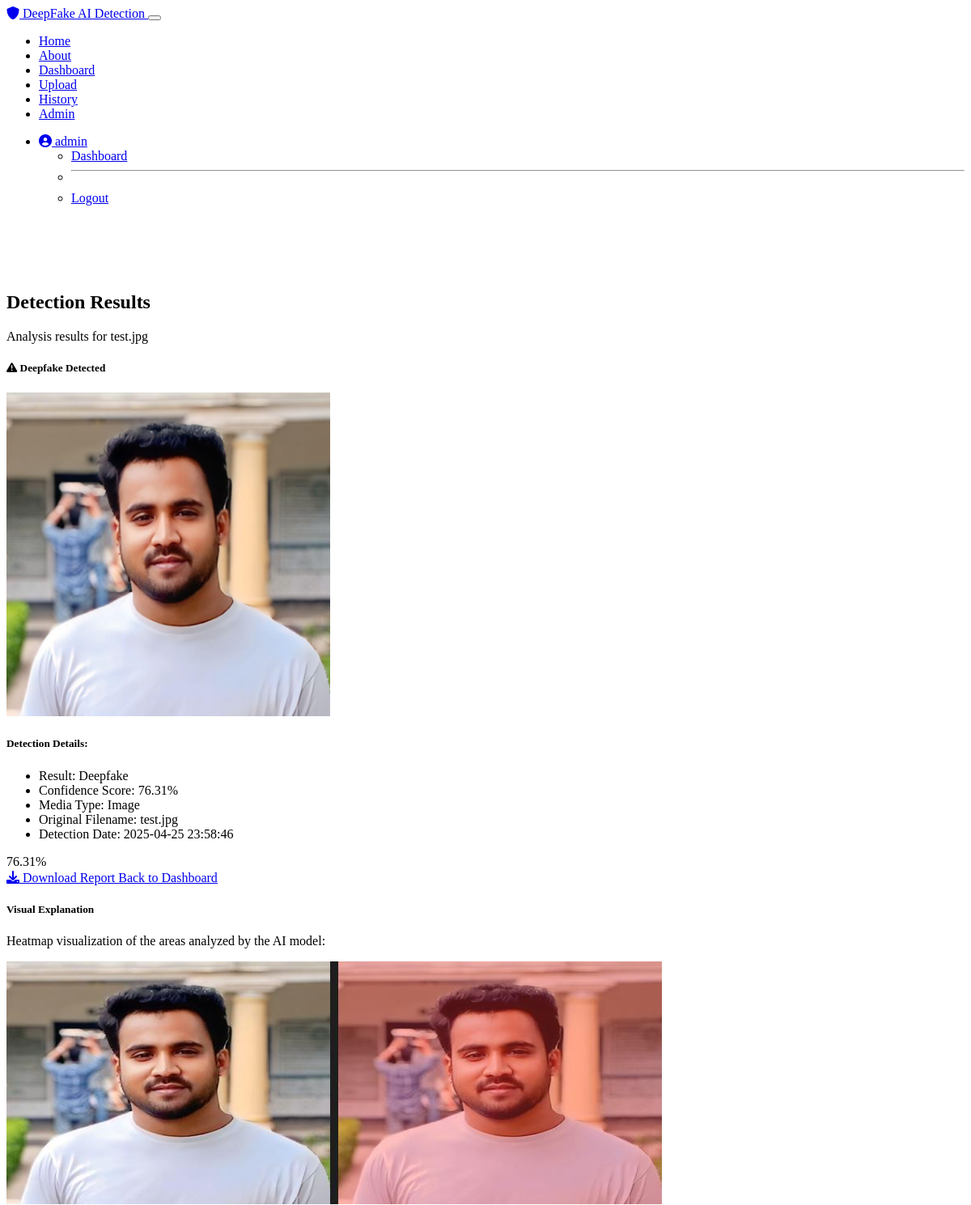
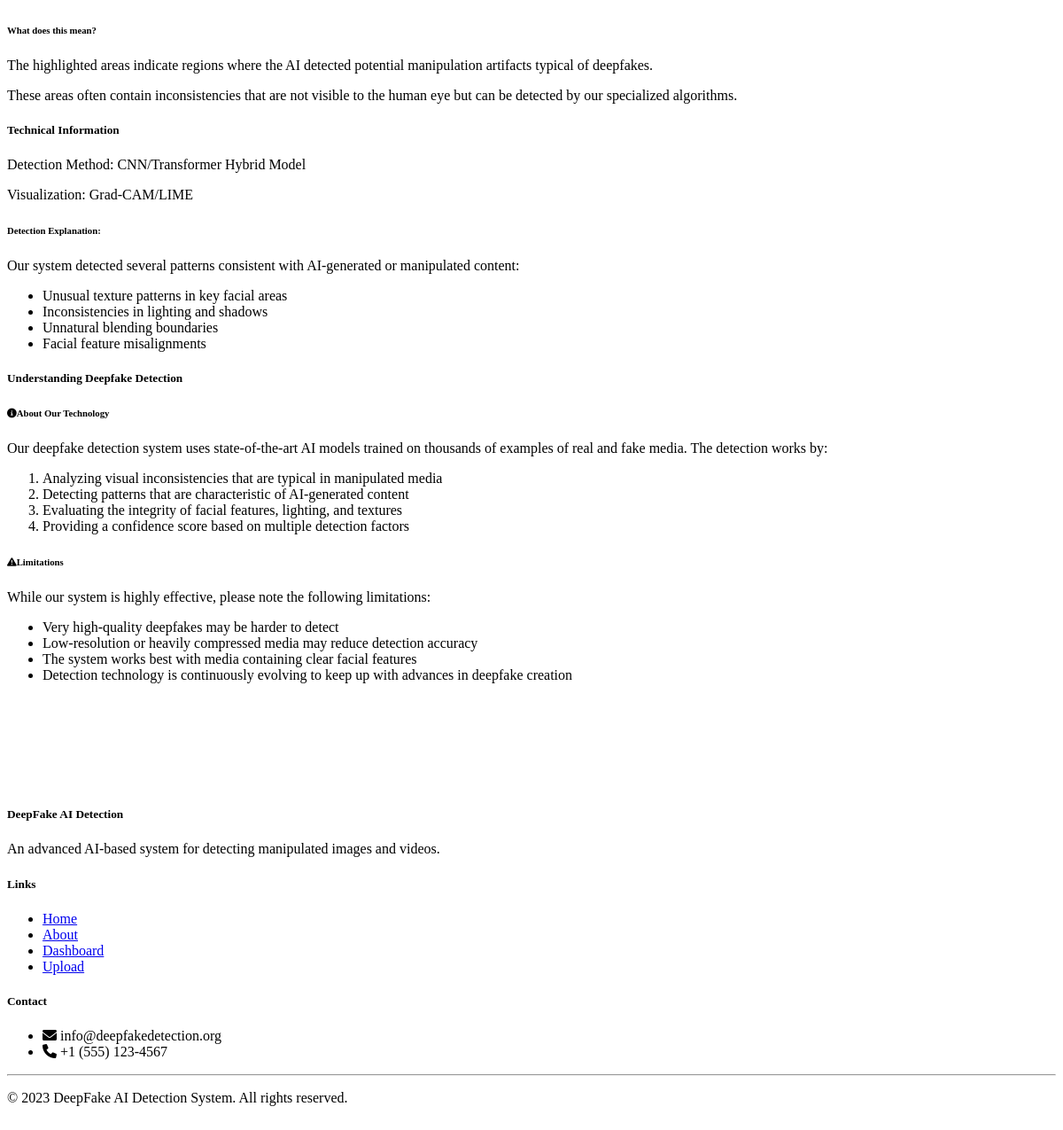
The page /results/1 (signed in) on the database its author committed (2 pictures, top to bottom).
### models.py (models this page shows, shortened)
class User(UserMixin, db.Model):
    id = db.Column(db.Integer, primary_key=True)
    username = db.Column(db.String(64), unique=True, nullable=False)
    email = db.Column(db.String(120), unique=True, nullable=False)
    password_hash = db.Column(db.String(256), nullable=False)
    is_admin = db.Column(db.Boolean, default=False)
    created_at = db.Column(db.DateTime, default=datetime.utcnow)
    detection_results = db.relationship('DetectionResult', backref='user', lazy=True)
    reports = db.relationship('Report', backref='user', lazy=True)

class Media(db.Model):
    id = db.Column(db.Integer, primary_key=True)
    filename = db.Column(db.String(255), nullable=False)
    media_type = db.Column(db.String(10), nullable=False)  # 'image' or 'video'
    original_filename = db.Column(db.String(255), nullable=False)
    created_at = db.Column(db.DateTime, default=datetime.utcnow)
    processed = db.Column(db.Boolean, default=False)
    detection_result = db.relationship('DetectionResult', backref='media', lazy=True, uselist=False)

class DetectionResult(db.Model):
    id = db.Column(db.Integer, primary_key=True)
    user_id = db.Column(db.Integer, db.ForeignKey('user.id'), nullable=False)
    media_id = db.Column(db.Integer, db.ForeignKey('media.id'), nullable=False)
    is_deepfake = db.Column(db.Boolean, nullable=False)
    confidence_score = db.Column(db.Float, nullable=False)
    heatmap_path = db.Column(db.String(255), nullable=True)
    created_at = db.Column(db.DateTime, default=datetime.utcnow)
    report = db.relationship('Report', backref='detection_result', lazy=True, uselist=False)

### routes.py (the view)
@app.route('/results/<int:result_id>')
@login_required
def results(result_id):
    result = DetectionResult.query.get_or_404(result_id)
    if result.user_id != current_user.id and not current_user.is_admin:
        flash('You do not have permission to view this result.', 'danger')
        return redirect(url_for('dashboard'))
    return render_template('results.html', result=result)

### templates/results.html (shortened to what this page needs)
{% extends "layout.html" %}
{% block content %}
<div class="row mt-4">
    <div class="col-md-12">
        <h2>Detection Results</h2>
        <p>Analysis results for {{ result.media.original_filename }}</p>
    </div>
</div>
<div class="row mt-4">
    <div class="col-md-8">
        <div class="card result-card {% if result.is_deepfake %}deepfake{% else %}authentic{% endif %}">
            <div class="card-header bg-dark text-white">
                <h5 class="mb-0">
                    {% if result.is_deepfake %}
                    <i class="fas fa-exclamation-triangle text-danger me-2"></i> Deepfake Detected
                    {% else %}
                    <i class="fas fa-check-circle text-success me-2"></i> Authentic Media
                    {% endif %}
                </h5>
            </div>
            <div class="card-body">
                <div class="text-center mb-4">
                    {% if result.media.media_type == 'image' %}
                    <img src="{{ url_for('static', filename='uploads/' + result.media.filename) }}" class="img-fluid rounded" alt="Analyzed image" style="max-height: 400px;">
                    {% else %}
                    <video controls class="img-fluid rounded" style="max-height: 400px;">
                        <source src="{{ url_for('static', filename='uploads/' + result.media.filename) }}" type="video/mp4">
                        Your browser does not support the video tag.
                    </video>
                    {% endif %}
                </div>
                <h5 class="mb-3">Detection Details:</h5>
                <ul class="list-group mb-4">
                    <li class="list-group-item d-flex justify-content-between align-items-center">
                        Result:
                        <span>
                            {% if result.is_deepfake %}
                            <span class="badge bg-danger">Deepfake</span>
                            {% else %}
                            <span class="badge bg-success">Authentic</span>
                            {% endif %}
                        </span>
                    </li>
                    <li class="list-group-item d-flex justify-content-between align-items-center">
                        Confidence Score:
                        <span>{{ (result.confidence_score * 100)|round(2) }}%</span>
                    </li>
                    <li class="list-group-item d-flex justify-content-between align-items-center">
                        Media Type:
                        <span>{{ result.media.media_type|capitalize }}</span>
                    </li>
                    <li class="list-group-item d-flex justify-content-between align-items-center">
                        Original Filename:
                        <span>{{ result.media.original_filename }}</span>
                    </li>
                    <li class="list-group-item d-flex justify-content-between align-items-center">
                        Detection Date:
                        <span>{{ result.created_at.strftime('%Y-%m-%d %H:%M:%S') }}</span>
                    </li>
                </ul>
                <div class="confidence-meter">
                    <div class="confidence-fill" data-confidence="{{ result.confidence_score }}" style="width: 0%;">
                        {{ (result.confidence_score * 100)|round(2) }}%
                    </div>
                </div>
                <div class="d-grid gap-2 mt-4">
                    {% if result.report %}
                    <a href="{{ url_for('download_report', report_id=result.report.id) }}" class="btn btn-info">
                        <i class="fas fa-download me-2"></i> Download Report
                    </a>
                    {% else %}
                    <a href="{{ url_for('generate_report_route', result_id=result.id) }}" class="btn btn-info">
                        <i class="fas fa-file-alt me-2"></i> Generate Report
                    </a>
                    {% endif %}
                    <a href="{{ url_for('dashboard') }}" class="btn btn-outline-secondary">Back to Dashboard</a>
                </div>
            </div>
        </div>
    </div>
    <div class="col-md-4">
        <div class="card">
            <div class="card-header bg-dark text-white">
                <h5 class="mb-0">Visual Explanation</h5>
            </div>
            <div class="card-body">
                <p>Heatmap visualization of the areas analyzed by the AI model:</p>
                {% if result.heatmap_path %}
                <div class="text-center">
                    <img src="{{ url_for('static', filename='uploads/' + result.heatmap_path) }}" class="img-fluid rounded" alt="Deepfake heatmap">
                </div>
                {% else %}
                <div class="alert alert-warning">
                    <p>Heatmap visualization is not available for this result.</p>
                </div>
                {% endif %}
                <div class="mt-3">
                    <h6>What does this mean?</h6>
                    {% if result.is_deepfake %}
                    <p>The highlighted areas indicate regions where the AI detected potential manipulation artifacts typical of deepfakes.</p>
                    <p>These areas often contain inconsistencies that are not visible to the human eye but can be detected by our specialized algorithms.</p>
                    {% else %}
                    <p>The AI has analyzed this media and found no significant indicators of manipulation.</p>
                    <p>The heatmap shows areas that were examined but did not contain deepfake artifacts.</p>
                    {% endif %}
                </div>
            </div>
        </div>
        <div class="card mt-3">
            <div class="card-header bg-dark text-white">
                <h5 class="mb-0">Technical Information</h5>
            </div>
            <div class="card-body">
                <p>Detection Method: <span class="text-info">CNN/Transformer Hybrid Model</span></p>
                <p>Visualization: <span class="text-info">Grad-CAM/LIME</span></p>
                <div class="mt-3">
                    <h6>Detection Explanation:</h6>
                    {% if result.is_deepfake %}
                    <p>Our system detected several patterns consistent with AI-generated or manipulated content:</p>
                    <ul>
                        <li>Unusual texture patterns in key facial areas</li>
                        <li>Inconsistencies in lighting and shadows</li>
                        <li>Unnatural blending boundaries</li>
                        <li>Facial feature misalignments</li>
                    </ul>
                    {% else %}
                    <p>This media passed our deepfake detection checks with a high confidence score.</p>
                    <p>No significant manipulation artifacts or inconsistencies were found in the analysis.</p>
                    {% endif %}
                </div>
            </div>
        </div>
    </div>
</div>
<div class="row mt-4">
    <div class="col-md-12">
        <div class="card">
            <div class="card-header bg-dark text-white">
                <h5 class="mb-0">Understanding Deepfake Detection</h5>
            </div>
            <div class="card-body">
                <div class="row">
                    <div class="col-md-6">
                        <h6><i class="fas fa-info-circle text-info me-2"></i>About Our Technology</h6>
                        <p>Our deepfake detection system uses state-of-the-art AI models trained on thousands of examples of real and fake media. The detection works by:</p>
                        <ol>
                            <li>Analyzing visual inconsistencies that are typical in manipulated media</li>
                            <li>Detecting patterns that are characteristic of AI-generated content</li>
                            <li>Evaluating the integrity of facial features, lighting, and textures</li>
                            <li>Providing a confidence score based on multiple detection factors</li>
                        </ol>
                    </div>
                    <div class="col-md-6">
                        <h6><i class="fas fa-exclamation-triangle text-warning me-2"></i>Limitations</h6>
                        <p>While our system is highly effective, please note the following limitations:</p>
                        <ul>
                            <li>Very high-quality deepfakes may be harder to detect</li>
                            <li>Low-resolution or heavily compressed media may reduce detection accuracy</li>
                            <li>The system works best with media containing clear facial features</li>
                            <li>Detection technology is continuously evolving to keep up with advances in deepfake creation</li>
                        </ul>
                    </div>
                </div>
            </div>
        </div>
    </div>
</div>
{% endblock %}

### templates/layout.html (shortened to what this page needs)
<!DOCTYPE html>
<html lang="en">
<head>
    <link rel="stylesheet" href="https://cdn.replit.com/agent/bootstrap-agent-dark-theme.min.css">
    <link rel="stylesheet" href="https://cdnjs.cloudflare.com/ajax/libs/font-awesome/6.0.0/css/all.min.css">
    <link rel="stylesheet" href="{{ url_for('static', filename='css/styles.css') }}">
</head>
<body>
    <nav class="navbar navbar-expand-lg navbar-dark bg-dark fixed-top">
        <div class="container">
            <a class="navbar-brand" href="{{ url_for('index') }}">
                <i class="fas fa-shield-alt"></i> DeepFake AI Detection
            </a>
            <button class="navbar-toggler" type="button" data-bs-toggle="collapse" data-bs-target="#navbarNav" aria-controls="navbarNav" aria-expanded="false" aria-label="Toggle navigation">
            </button>
            <div class="collapse navbar-collapse" id="navbarNav">
                <ul class="navbar-nav me-auto">
                    <li class="nav-item">
                        <a class="nav-link {% if request.path == url_for('index') %}active{% endif %}" href="{{ url_for('index') }}">Home</a>
                    </li>
                    <li class="nav-item">
                        <a class="nav-link {% if request.path == url_for('about') %}active{% endif %}" href="{{ url_for('about') }}">About</a>
                    </li>
                    {% if current_user.is_authenticated %}
                    <li class="nav-item">
                        <a class="nav-link {% if request.path == url_for('dashboard') %}active{% endif %}" href="{{ url_for('dashboard') }}">Dashboard</a>
                    </li>
                    <li class="nav-item">
                        <a class="nav-link {% if request.path == url_for('upload') %}active{% endif %}" href="{{ url_for('upload') }}">Upload</a>
                    </li>
                    <li class="nav-item">
                        <a class="nav-link {% if request.path == url_for('history') %}active{% endif %}" href="{{ url_for('history') }}">History</a>
                    </li>
                    {% if current_user.is_admin %}
                    <li class="nav-item">
                        <a class="nav-link {% if request.path == url_for('admin_dashboard') %}active{% endif %}" href="{{ url_for('admin_dashboard') }}">Admin</a>
                    </li>
                    {% endif %}
                    {% endif %}
                </ul>
                <ul class="navbar-nav">
                    {% if current_user.is_authenticated %}
                    <li class="nav-item dropdown">
                        <a class="nav-link dropdown-toggle" href="#" id="userDropdown" role="button" data-bs-toggle="dropdown" aria-expanded="false">
                            <i class="fas fa-user-circle"></i> {{ current_user.username }}
                        </a>
                        <ul class="dropdown-menu dropdown-menu-end" aria-labelledby="userDropdown">
                            <li><a class="dropdown-item" href="{{ url_for('dashboard') }}">Dashboard</a></li>
                            <li><hr class="dropdown-divider"></li>
                            <li><a class="dropdown-item" href="{{ url_for('logout') }}">Logout</a></li>
                        </ul>
                    </li>
                    {% endif %}
                </ul>
            </div>
        </div>
    </nav>
    <div class="main-content">
        <div class="container">
            {% block content %}{% endblock %}
        </div>
    </div>
    <footer class="bg-dark text-light">
        <div class="container">
            <div class="row">
                <div class="col-md-6">
                    <h5>DeepFake AI Detection</h5>
                    <p>An advanced AI-based system for detecting manipulated images and videos.</p>
                </div>
                <div class="col-md-3">
                    <h5>Links</h5>
                    <ul class="list-unstyled">
                        <li><a href="{{ url_for('index') }}" class="text-light">Home</a></li>
                        <li><a href="{{ url_for('about') }}" class="text-light">About</a></li>
                        {% if current_user.is_authenticated %}
                        <li><a href="{{ url_for('dashboard') }}" class="text-light">Dashboard</a></li>
                        <li><a href="{{ url_for('upload') }}" class="text-light">Upload</a></li>
                        {% else %}
                        <li><a href="{{ url_for('login') }}" class="text-light">Login</a></li>
                        <li><a href="{{ url_for('register') }}" class="text-light">Register</a></li>
                        {% endif %}
                    </ul>
                </div>
                <div class="col-md-3">
                    <h5>Contact</h5>
                    <ul class="list-unstyled">
                        <li><i class="fas fa-envelope"></i> info@deepfakedetection.org</li>
                        <li><i class="fas fa-phone"></i> +1 (555) 123-4567</li>
                    </ul>
                </div>
            </div>
            <hr class="mt-3 mb-3">
            <div class="row">
                <div class="col-md-12 text-center">
                    <p>&copy; 2023 DeepFake AI Detection System. All rights reserved.</p>
                </div>
            </div>
        </div>
    </footer>
</body>
</html>

### rows shown on the page
User: username "admin"
Media: media.original_filename "test.jpg", filename (picture), media.media_type "Image"
DetectionResult: (result.confidence_score*100)|round(2) "76.31", created_at "2025-04-25 23:58:46", heatmap_path (picture)
